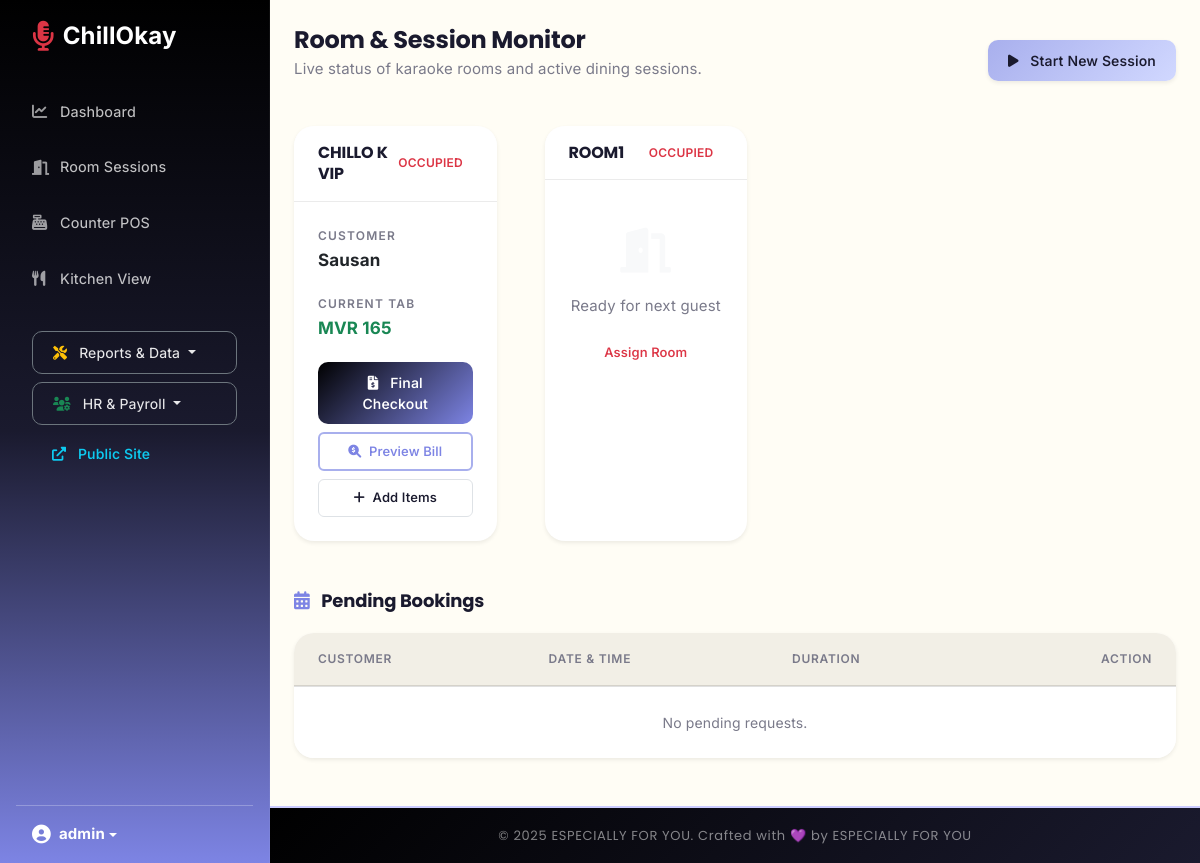
/karaoke/monitor/ (signed in), run on the app's committed database.
### karaoke/models.py (models this page shows, shortened)
class Room(models.Model):
    ROOM_TYPES = [
        ('VIP', 'VIP Room'),
        ('Standard', 'Standard Room'),
    ]
    STATUS_CHOICES = [
        ('Available', 'Available'),
        ('Booked', 'Booked'),
        ('Active', 'Active'),
        ('Cleaning', 'Cleaning'),
    ]
    outlet = models.ForeignKey(Outlet, on_delete=models.CASCADE, related_name='karaoke_rooms')
    name = models.CharField(max_length=100)
    room_type = models.CharField(max_length=20, choices=ROOM_TYPES, default='Standard')
    capacity = models.IntegerField(default=4)
    status = models.CharField(max_length=20, choices=STATUS_CHOICES, default='Available')
    price_per_hour = models.DecimalField(max_digits=10, decimal_places=2, default=100, help_text="Base hourly rate")
    price_per_minute = models.DecimalField(max_digits=10, decimal_places=2, default=2, help_text="Rate for partial minutes")
    min_booking_duration = models.IntegerField(default=60, help_text="Minimum duration in minutes")
    class Meta:
        ordering = ['name']
        unique_together = ('outlet', 'name')

class RoomSession(models.Model):
    STATUS_CHOICES = [
        ('Booked', 'Booked'),
        ('Active', 'Active'),
        ('Paused', 'Paused'),
        ('Completed', 'Completed'),
        ('Cancelled', 'Cancelled'),
    ]
    outlet = models.ForeignKey(Outlet, on_delete=models.CASCADE, related_name='karaoke_sessions', null=True)
    room = models.ForeignKey(Room, on_delete=models.CASCADE, related_name='sessions')
    customer = models.ForeignKey(Customer, on_delete=models.SET_NULL, null=True, blank=True)
    customer_name = models.CharField(max_length=200, blank=True, null=True)
    booked_at = models.DateTimeField(auto_now_add=True)
    started_at = models.DateTimeField(null=True, blank=True, help_text="When session actually started")
    paused_at = models.DateTimeField(null=True, blank=True, help_text="When session was paused")
    ended_at = models.DateTimeField(null=True, blank=True, help_text="When session was ended/closed")
    booked_duration_minutes = models.IntegerField(default=60)
    actual_duration_minutes = models.IntegerField(default=0)
    total_pause_minutes = models.IntegerField(default=0)
    extra_time_minutes = models.IntegerField(default=0)
    base_rate = models.DecimalField(max_digits=10, decimal_places=2, default=100)
    room_charge = models.DecimalField(max_digits=10, decimal_places=2, default=0)
    extra_time_charge = models.DecimalField(max_digits=10, decimal_places=2, default=0)
    food_beverage_charge = models.DecimalField(max_digits=10, decimal_places=2, default=0)
    total_charge = models.DecimalField(max_digits=10, decimal_places=2, default=0)
    status = models.CharField(max_length=20, choices=STATUS_CHOICES, default='Booked')
    notes = models.TextField(blank=True, null=True)
    class Meta:
        ordering = ['-started_at']

### karaoke/views.py (the view)
# urls.py: path('monitor/', views.karaoke_list, name='karaoke_monitor'),
@login_required
def karaoke_list(request):
    outlet = request.outlet  # Use middleware-provided outlet
    active_sessions = RoomSession.objects.filter(outlet=outlet, status__in=['Booked', 'Active', 'Paused'])
    bookings = BookingRequest.objects.filter(status='Pending').order_by('requested_date')
    actual_rooms = Room.objects.filter(outlet=outlet)
    rooms = []
    for room in actual_rooms:
        room_data = {
            'id': room.id,
            'name': room.name,
            'type': room.room_type,
            'capacity': room.capacity,
            'status': room.status,
            'color': 'success' if room.status == 'Available' else 'danger',
            'price_per_hour': str(room.price_per_hour)
        }
        session = active_sessions.filter(room=room).first()
        if session:
            room_data.update({
                'status': 'Occupied',
                'color': 'danger',
                'session_id': session.id,
                'customer_name': session.customer_name,
                'order_total': session.orders.aggregate(Sum('total_price'))['total_price__sum'] or 0
            })
        rooms.append(room_data)
    available_rooms = Room.objects.filter(outlet=outlet)
    return render(request, 'karaoke/rooms.html', {
        'rooms': rooms,
        'available_rooms': available_rooms,
        'bookings': bookings,
        'currency': CURRENCY
    })

### karaoke/templates/karaoke/rooms.html (shortened to what this page needs)
{% extends 'base.html' %}
{% block content %}
<div class="container-fluid p-4">
    <div class="d-flex justify-content-between align-items-center mb-4">
        <div>
            <h2 class="fw-bold mb-0">Room & Session Monitor</h2>
            <p class="text-muted">Live status of karaoke rooms and active dining sessions.</p>
        </div>
        <button class="btn btn-primary shadow-sm" data-bs-toggle="modal" data-bs-target="#startSessionModal">
            <i class="fas fa-play me-2"></i> Start New Session
        </button>
    </div>
    <div class="row g-4">
        {% for room in rooms %}
        <div class="col-md-4 col-lg-3">
            <div class="card h-100 border-0 shadow-sm">
                <div class="card-header bg-{{ room.color }} text-white py-3 d-flex justify-content-between align-items-center">
                    <h5 class="mb-0 fw-bold">{{ room.name }}</h5>
                    <span class="badge bg-white text-{{ room.color }} text-uppercase">{{ room.status }}</span>
                </div>
                <div class="card-body">
                    {% if room.session_id %}
                        <div class="mb-3">
                            <small class="text-muted text-uppercase d-block">Customer</small>
                            <span class="fw-bold fs-5">{{ room.customer_name }}</span>
                        </div>
                        <div class="mb-3">
                            <small class="text-muted text-uppercase d-block">Current Tab</small>
                            <span class="fw-bold text-success fs-5">MVR {{ room.order_total }}</span>
                        </div>
                        <div class="d-grid gap-2">
                            <a href="{% url 'checkout_session' room.session_id %}" class="btn btn-dark">
                                <i class="fas fa-file-invoice-dollar me-2"></i> Final Checkout
                            </a>
                            <button class="btn btn-outline-primary btn-sm" onclick="previewBill('{{ room.session_id }}')">
                                <i class="fas fa-search-dollar me-1"></i> Preview Bill
                            </button>
                            <a href="{% url 'tablet_order' room.session_id %}" class="btn btn-light border btn-sm">
                                <i class="fas fa-plus me-1"></i> Add Items
                            </a>
                        </div>
                    {% else %}
                        <div class="text-center py-4">
                            <i class="fas fa-door-open fa-3x text-light mb-3"></i>
                            <p class="text-muted">Ready for next guest</p>
                            <button class="btn btn-sm btn-outline-{{ room.color }}"
                                    data-bs-toggle="modal"
                                    data-bs-target="#startSessionModal"
                                    onclick="setRoomName('{{ room.id }}')">
                                Assign Room
                            </button>
                        </div>
                    {% endif %}
                </div>
            </div>
        </div>
        {% endfor %}
    </div>
    <div class="mt-5">
        <h4 class="fw-bold mb-3"><i class="fas fa-calendar-alt me-2 text-primary"></i> Pending Bookings</h4>
        <div class="card border-0 shadow-sm">
            <div class="table-responsive">
                <table class="table align-middle mb-0">
                    <thead class="table-light">
                        <tr>
                            <th class="ps-4">Customer</th>
                            <th>Date & Time</th>
                            <th>Duration</th>
                            <th class="text-end pe-4">Action</th>
                        </tr>
                    </thead>
                    <tbody>
                        {% for booking in bookings %}
                        <tr>
                            <td class="ps-4">
                                <span class="fw-bold">{{ booking.customer_name }}</span><br>
                                <small class="text-muted">{{ booking.phone_number }}</small>
                            </td>
                            <td>{{ booking.requested_date }} at {{ booking.requested_time }}</td>
                            <td>{{ booking.duration_minutes }} mins</td>
                            <td class="text-end pe-4">
                                <form method="POST" action="{% url 'approve_booking' booking.id %}" style="display:inline;">
                                    {% csrf_token %}
                                    <button type="submit" class="btn btn-sm btn-primary">Approve</button>
                                </form>
                            </td>
                        </tr>
                        {% empty %}
                        <tr>
                            <td colspan="4" class="text-center py-4 text-muted">No pending requests.</td>
                        </tr>
                        {% endfor %}
                    </tbody>
                </table>
            </div>
        </div>
    </div>
</div>
{% endblock %}

### core/templates/base.html (shortened to what this page needs)
<!DOCTYPE html>
<html lang="en">
<head>
    <link href="https://cdn.jsdelivr.net/npm/bootstrap@5.3.0/dist/css/bootstrap.min.css" rel="stylesheet">
    <link rel="stylesheet" href="https://cdnjs.cloudflare.com/ajax/libs/font-awesome/6.0.0/all.min.css">
</head>
<body class="d-flex">
    <nav class="sidebar d-flex flex-column p-3" id="mainSidebar">
        <a href="{% url 'dashboard' %}" class="d-flex align-items-center mb-4 me-md-auto text-white text-decoration-none px-3">
            <i class="fas fa-microphone-alt fa-2x me-2 text-danger"></i>
            <span class="fs-4 fw-bold">ChillOkay</span>
        </a>
        <ul class="nav nav-pills flex-column mb-auto">
            <li class="nav-item">
                <a href="{% url 'dashboard' %}" class="nav-link {% if request.resolver_match.url_name == 'dashboard' %}active{% endif %}">
                    <i class="fas fa-chart-line me-2"></i> Dashboard
                </a>
            </li>
            <li>
                <a href="{% url 'karaoke_list' %}" class="nav-link {% if request.resolver_match.url_name == 'karaoke_list' %}active{% endif %}">
                    <i class="fas fa-door-open me-2"></i> Room Sessions
                </a>
            </li>
            <li>
                <a href="{% url 'record_sale' %}" class="nav-link {% if request.resolver_match.url_name == 'record_sale' %}active{% endif %}">
                    <i class="fas fa-cash-register me-2"></i> Counter POS
                </a>
            </li>
            <li>
                <a href="{% url 'kitchen_view' %}" class="nav-link {% if request.resolver_match.url_name == 'kitchen_view' %}active{% endif %}">
                    <i class="fas fa-utensils me-2"></i> Kitchen View
                </a>
            </li>
            <li class="nav-item dropdown mt-4 px-3">
                <a class="btn btn-outline-light dropdown-toggle w-100 text-start border-secondary" href="#" role="button" data-bs-toggle="dropdown">
                    <i class="fas fa-tools me-2 text-warning"></i> Reports & Data
                </a>
            </li>
            <li class="nav-item dropdown mt-2 px-3">
                <a class="btn btn-outline-light dropdown-toggle w-100 text-start border-secondary" href="#" role="button" data-bs-toggle="dropdown">
                    <i class="fas fa-users-cog me-2 text-success"></i> HR & Payroll
                </a>
            </li>
            <li class="nav-item mt-2 px-3">
                <a class="btn btn-outline-info w-100 text-start border-secondary" href="{% url 'booking_landing' %}" target="_blank">
                    <i class="fas fa-external-link-alt me-2"></i> Public Site
                </a>
            </li>
        </ul>
        <hr>
        <div class="dropdown px-3">
            <a href="#" class="d-flex align-items-center text-white text-decoration-none dropdown-toggle" data-bs-toggle="dropdown">
                <strong>{{ request.user.username }}</strong>
            </a>
        </div>
    </nav>
    <main class="main-content d-flex flex-column">
        <div class="flex-grow-1">
            {% block content %}{% endblock %}
        </div>
        <footer class="text-center py-3 mt-4" style="background: linear-gradient(135deg, #000000 0%, #1a1a2e 100%); border-top: 2px solid #CCCCFF;">
            <p class="mb-0 text-white-50 small" style="font-family: var(--font-heading); letter-spacing: 0.05em;">&copy; 2025 ESPECIALLY FOR YOU. Crafted with <span style="color: #E6DAF3;">&#128156;</span> by ESPECIALLY FOR YOU</p>
        </footer>
    </main>
</body>
</html>

### data on the page
Room: name "CHILLO K VIP"
RoomSession: customer_name "Sausan"
Room: name "ROOM1", status "OCCUPIED"

### other printed values
{{ request.user.username }} "admin"
{{ room.status }} "OCCUPIED"
{{ room.order_total }} "165"
